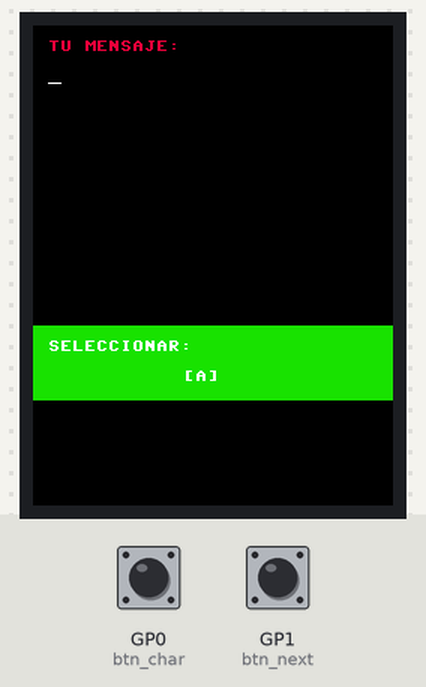
Bench run of a program on a simulated Raspberry Pi Pico running MicroPython. On the bench: 240×320 colour display. The inputs (shaded band) are chosen by the test bench; at power-on: GP0 (btn_char) HIGH, GP1 (btn_next) HIGH. What the program prints to the serial console is not drawn.

Above: at 1.8 s.
1.9 s: GP0 (btn_char) pulled LOW for 3.2 s
6.6 s: GP1 (btn_next) pulled LOW for 1 s
At 6.92 s:
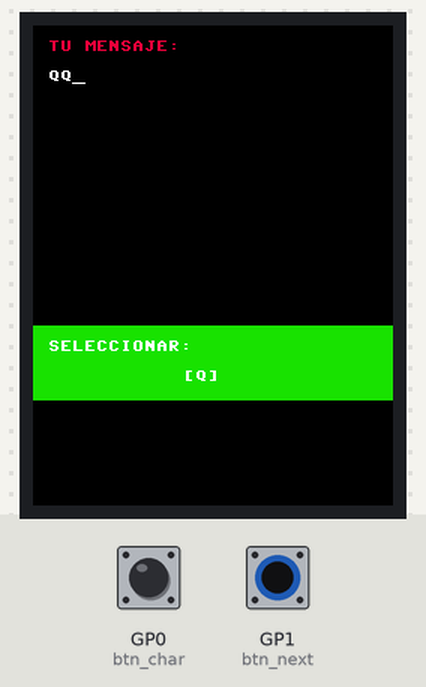
At 8.7 s:
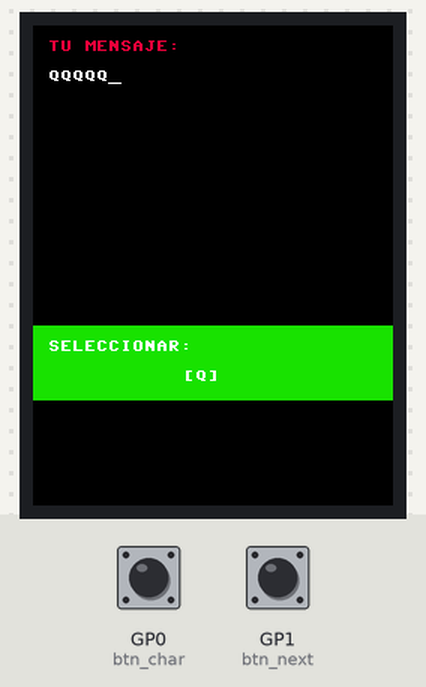
9.1 s: GP0 (btn_char) pulled LOW for 0.15 s
10.7 s: GP1 (btn_next) pulled LOW for 0.15 s
12.3 s: GP1 (btn_next) pulled LOW for 3.2 s
At 12.4 s:
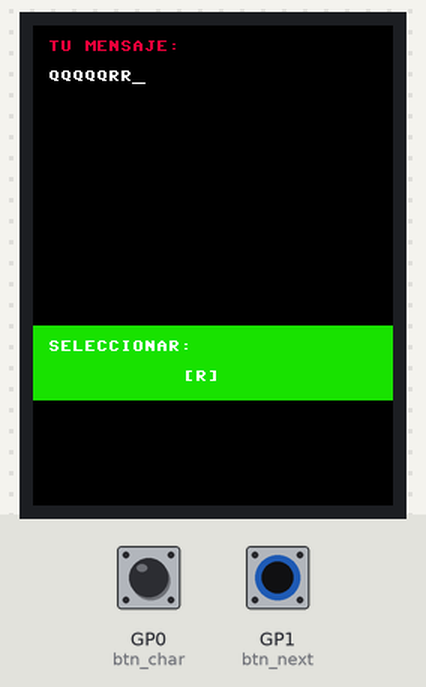
At 15.7 s:
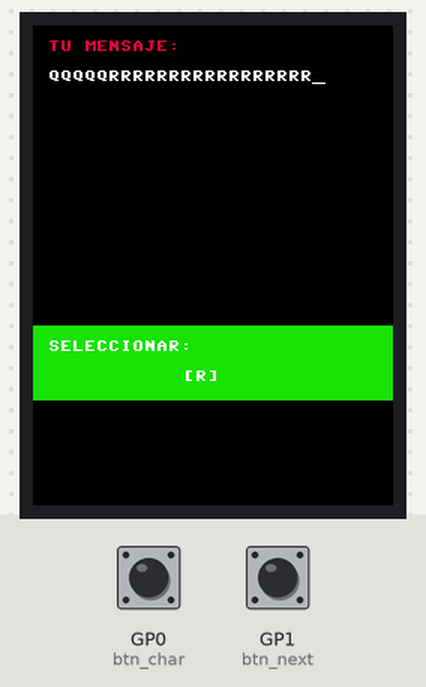
17.0 s: GP0 (btn_char) pulled LOW for 1 s
Timing chart, 0 to 20.0 s (numbered marks = the images above; inputs shaded):
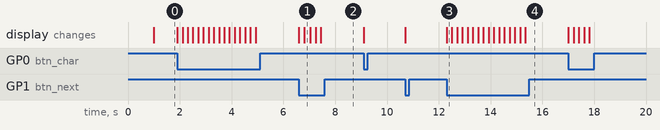

Measured:
- after the input at 6.6 s, the display: first changes at once (image 1 shows a later state)
- after the input at 12.3 s, the display: changes at once (image 3)

The program:

example_text.py
```python
import machine
import time
import struct
import framebuf
from micropython import const

# --- Configuración del Driver ST7789 (Igual que antes, con mejoras para buffer) ---
ST7789_SWRESET = const(0x01)
ST7789_SLPOUT  = const(0x11)
ST7789_NORON   = const(0x13)
ST7789_INVON   = const(0x21)
ST7789_DISPON  = const(0x29)
ST7789_CASET   = const(0x2A)
ST7789_RASET   = const(0x2B)
ST7789_RAMWR   = const(0x2C)
ST7789_MADCTL  = const(0x36)
ST7789_COLMOD  = const(0x3A)

class ST7789:
    def __init__(self, spi, width, height, reset, dc, cs, backlight=None):
        self.width = width
        self.height = height
        self.spi = spi
        self.reset = reset
        self.dc = dc
        self.cs = cs
        self.backlight = backlight
        self.cs.init(machine.Pin.OUT, value=1)
        self.dc.init(machine.Pin.OUT, value=0)
        self.reset.init(machine.Pin.OUT, value=1)
        if self.backlight:
            self.backlight.init(machine.Pin.OUT, value=1)
        self.init_display()

    def write_cmd(self, cmd):
        self.dc.value(0)
        self.cs.value(0)
        self.spi.write(bytearray([cmd]))
        self.cs.value(1)

    def write_data(self, data):
        self.dc.value(1)
        self.cs.value(0)
        self.spi.write(data)
        self.cs.value(1)

    def init_display(self):
        self.reset.value(1)
        time.sleep_ms(50)
        self.reset.value(0)
        time.sleep_ms(50)
        self.reset.value(1)
        time.sleep_ms(150)
        self.write_cmd(ST7789_SWRESET)
        time.sleep_ms(150)
        self.write_cmd(ST7789_SLPOUT)
        time.sleep_ms(255)
        self.write_cmd(ST7789_COLMOD)
        self.write_data(bytearray([0x55])) # 16-bit color
        self.write_cmd(ST7789_MADCTL)
        # self.write_data(bytearray([0x00])) # Orientación Vertical (Portrait)
        self.write_data(bytearray([0xC0])) # Orientación (0xC0 = Portrait Invertido / 180 grados)
        # self.write_data(bytearray([0x80])) # Espejo Vertical
        # self.write_data(bytearray([0x40])) # Orientación Espejo Horizontal.
        self.write_cmd(ST7789_INVON)
        self.write_cmd(ST7789_NORON)
        self.write_cmd(ST7789_DISPON)

    def set_window(self, x0, y0, x1, y1):
        self.write_cmd(ST7789_CASET)
        self.write_data(struct.pack(">HH", x0, x1))
        self.write_cmd(ST7789_RASET)
        self.write_data(struct.pack(">HH", y0, y1))
        self.write_cmd(ST7789_RAMWR)

    # Función nueva para enviar un buffer completo a pantalla
    def show_buffer(self, buffer):
        self.set_window(0, 0, self.width - 1, self.height - 1)
        self.dc.value(1)
        self.cs.value(0)
        self.spi.write(buffer)
        self.cs.value(1)

# --- Configuración de Hardware ---

# Pantalla
spi = machine.SPI(1, baudrate=40_000_000, polarity=1, phase=1, sck=machine.Pin(10), mosi=machine.Pin(11))
display = ST7789(spi, 240, 320, machine.Pin(12), machine.Pin(8), machine.Pin(9), machine.Pin(13))

# Botones con Pull-UP (Se activan con valor 0 al presionar)
btn_char = machine.Pin(0, machine.Pin.IN, machine.Pin.PULL_UP) # Cambia letra
btn_next = machine.Pin(1, machine.Pin.IN, machine.Pin.PULL_UP) # Siguiente espacio

# --- Lógica de Texto ---

# Buffer de pantalla (En RAM del RP2350 caben 240x320x2 bytes = 153KB)
width = 240
height = 320
buffer = bytearray(width * height * 2)
# Creamos el objeto framebuf sobre ese array
fbuf = framebuf.FrameBuffer(buffer, width, height, framebuf.RGB565)

# Alfabeto disponible
chars = "ABCDEFGHIJKLMNOPQRSTUVWXYZ 0123456789"
current_char_index = 0
message = ""

# Colores (RGB565)
WHITE = 0xFFFF
BLACK = 0x0000
GREEN = 0x07E0
RED   = 0xF800
BLUE  = 0x001F

print("Sistema listo. Escribe con los botones.")

last_char_press = 0
last_next_press = 0
debounce_time = 200 # ms

while True:
    now = time.ticks_ms()
    update_screen = False

    # Lógica Botón 1: Cambiar letra (GP0)
    if btn_char.value() == 0:
        if (now - last_char_press) > debounce_time:
            current_char_index += 1
            if current_char_index >= len(chars):
                current_char_index = 0
            last_char_press = now
            update_screen = True

    # Lógica Botón 2: Confirmar letra / Siguiente (GP1)
    if btn_next.value() == 0:
        if (now - last_next_press) > debounce_time:
            message += chars[current_char_index]
            # Opcional: Reiniciar a 'A' después de elegir?
            # current_char_index = 0
            last_next_press = now
            update_screen = True

    # Solo redibujamos si algo cambió para que sea fluido
    # (O la primera vez)
    if update_screen or (time.ticks_ms() % 1000) < 20: # Refresco forzado ocasional

        # 1. Limpiar pantalla (rellenar de negro)
        fbuf.fill(BLACK)

        # 2. Dibujar instrucciones y mensaje actual
        fbuf.text("TU MENSAJE:", 10, 10, GREEN)

        # Dibujar el mensaje acumulado
        # framebuf.text solo soporta caracteres básicos 8x8
        fbuf.text(message, 10, 30, WHITE)

        # Cursor visual (una linea debajo de donde iría la siguiente letra)
        cursor_x = 10 + (len(message) * 8)
        fbuf.line(cursor_x, 38, cursor_x + 8, 38, WHITE)

        # 3. Dibujar selector de caracteres (parte inferior)
        fbuf.rect(0, 200, 240, 50, BLUE, True) # Caja de fondo
        fbuf.text("SELECCIONAR:", 10, 210, WHITE)

        # Dibujar la letra actual en GRANDE (simulado dibujando pixeles o texto simple)
        # Como framebuf no tiene zoom, dibujamos la letra y un indicador
        char_str = f"[{chars[current_char_index]}]"
        fbuf.text(char_str, 100, 230, WHITE)

        # 4. Enviar a pantalla
        display.show_buffer(buffer)
```
